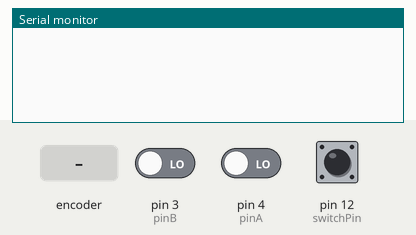
Bench run of a sketch on a simulated Arduino Uno, built with avr-gcc and run on an emulated ATmega328P. On the bench: the last lines printed to the serial monitor. The inputs (shaded band) are chosen by the test bench; at power-on: pin 12 (switchPin) HIGH, pin 3 (pinB) LOW, pin 4 (pinA) LOW.

Above: at 1.2 s.
1.3 s: rotary encoder on pin 4 (pinA) / pin 3 (pinB) turned 1 step (first pin leading)
At 2.4 s:
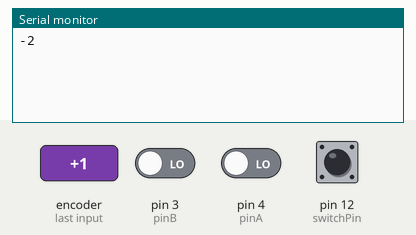
3.0 s: pin 12 (switchPin) pulled LOW for 0.15 s
At 3.8 s:
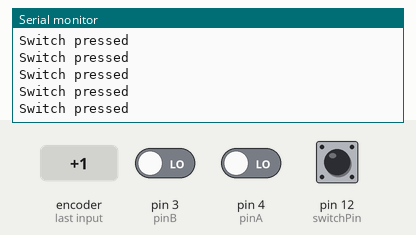
4.6 s: rotary encoder on pin 4 (pinA) / pin 3 (pinB) turned 1 step (first pin leading)
At 5.9 s:
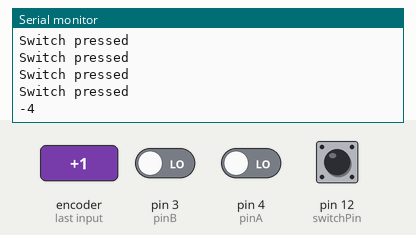
6.3 s: pin 12 (switchPin) driven LOW
At 7.4 s:
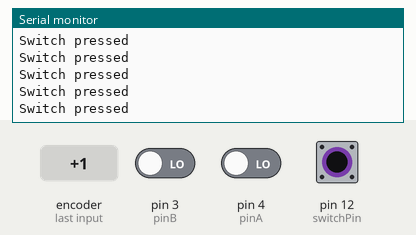
9.3 s: rotary encoder on pin 4 (pinA) / pin 3 (pinB) turned 1 step (first pin leading)
12.5 s: rotary encoder on pin 4 (pinA) / pin 3 (pinB) turned 1 step (first pin leading)
Timing chart, 0 to 15.5 s (numbered marks = the images above; inputs shaded):
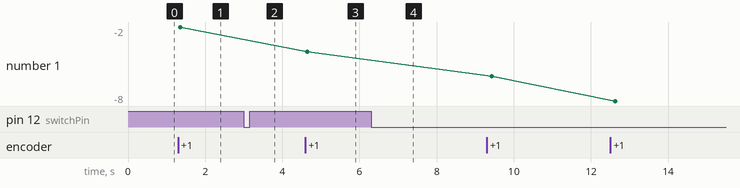

The sketch:

Rotary_Encoder.ino
```cpp
int switchPin = 12;                        // button pin
int switchState = HIGH;                    // button value
int num =0;
int pinA = 4;                              // Rotary encoder Pin A
int pinB = 3;                              // Rotary encoder Pin B
int pinAstateCurrent = LOW;                // Current state of Pin A
int pinAStateLast = pinAstateCurrent;      // Last read value of Pin A

void setup() {
  Serial.begin (9600);                     // Initialise the serial monitor

  pinMode (switchPin, INPUT_PULLUP);       // Enable the switchPin as input with a PULLUP resistor

  pinMode (pinA, INPUT);                   // Set PinA as input
  pinMode (pinB, INPUT);                   // Set PinB as input

}

void loop() {

  // BUTTON
  switchState = digitalRead(switchPin);    // Read the digital value of the switch (LOW/HIGH)

  // If the switch is pressed (LOW), print message
  if (switchState == LOW) {
      Serial.println("Switch pressed");
  }


  // ROTATION DIRECTION
  pinAstateCurrent = digitalRead(pinA);    // Read the current state of Pin A

  // If there is a minimal movement of 1 step
  if ((pinAStateLast == LOW) && (pinAstateCurrent == HIGH)) {

    if (digitalRead(pinB) == HIGH) {      // If Pin B is HIGH
      num=num+2;
      Serial.println(num);             // Print on screen
    } else {
      num=num-2;
      Serial.println(num);            // Print on screen
    }

  }

  pinAStateLast = pinAstateCurrent;        // Store the latest read value in the currect state variable

}
```

Measured:
- after the input at 1.3 s, the serial monitor: prints a new line after 0.05 s (image 1)
- after the input at 3.0 s, the serial monitor: prints a new line at once (image 2)
- after the input at 4.6 s, the serial monitor: prints a new line after 0.05 s (image 3)
- after the input at 6.3 s, the serial monitor: prints a new line at once (image 4)
- plotted number 1: -2 → -4 after the input at 4.6 s, -4 → -6 after the input at 9.3 s, -6 → -8 after the input at 12.5 s
